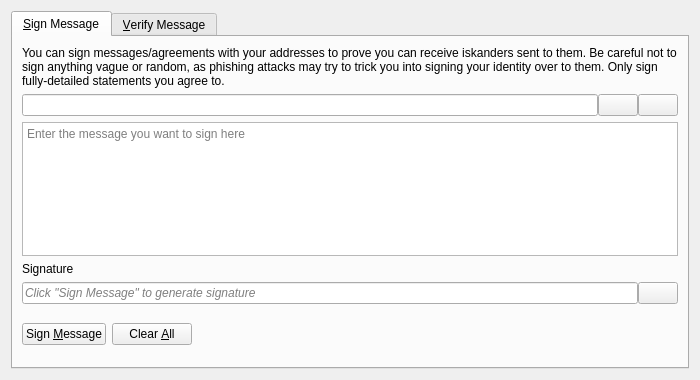
<?xml version="1.0" encoding="UTF-8"?>
<ui version="4.0">
 <class>SignVerifyMessageDialog</class>
 <widget class="QDialog" name="SignVerifyMessageDialog">
  <property name="geometry">
   <rect>
    <x>0</x>
    <y>0</y>
    <width>700</width>
    <height>380</height>
   </rect>
  </property>
  <property name="windowTitle">
   <string>Signatures - Sign / Verify a Message</string>
  </property>
  <property name="modal">
   <bool>true</bool>
  </property>
  <layout class="QVBoxLayout" name="verticalLayout">
   <item>
    <widget class="QTabWidget" name="tabWidget">
     <property name="currentIndex">
      <number>0</number>
     </property>
     <widget class="QWidget" name="tabSignMessage">
      <attribute name="title">
       <string>&amp;Sign Message</string>
      </attribute>
      <layout class="QVBoxLayout" name="verticalLayout_SM">
       <item>
        <widget class="QLabel" name="infoLabel_SM">
         <property name="text">
          <string>You can sign messages/agreements with your addresses to prove you can receive iskanders sent to them. Be careful not to sign anything vague or random, as phishing attacks may try to trick you into signing your identity over to them. Only sign fully-detailed statements you agree to.</string>
         </property>
         <property name="textFormat">
          <enum>Qt::PlainText</enum>
         </property>
         <property name="wordWrap">
          <bool>true</bool>
         </property>
        </widget>
       </item>
       <item>
        <layout class="QHBoxLayout" name="horizontalLayout_1_SM">
         <property name="spacing">
          <number>0</number>
         </property>
         <item>
          <widget class="QValidatedLineEdit" name="addressIn_SM">
           <property name="toolTip">
            <string>The Iskander address to sign the message with</string>
           </property>
          </widget>
         </item>
         <item>
          <widget class="QPushButton" name="addressBookButton_SM">
           <property name="toolTip">
            <string>Choose previously used address</string>
           </property>
           <property name="text">
            <string/>
           </property>
           <property name="icon">
            <iconset resource="../bitcoin.qrc">
             <normaloff>:/icons/address-book</normaloff>:/icons/address-book</iconset>
           </property>
           <property name="shortcut">
            <string>Alt+A</string>
           </property>
           <property name="autoDefault">
            <bool>false</bool>
           </property>
          </widget>
         </item>
         <item>
          <widget class="QPushButton" name="pasteButton_SM">
           <property name="toolTip">
            <string>Paste address from clipboard</string>
           </property>
           <property name="text">
            <string/>
           </property>
           <property name="icon">
            <iconset resource="../bitcoin.qrc">
             <normaloff>:/icons/editpaste</normaloff>:/icons/editpaste</iconset>
           </property>
           <property name="shortcut">
            <string>Alt+P</string>
           </property>
           <property name="autoDefault">
            <bool>false</bool>
           </property>
          </widget>
         </item>
        </layout>
       </item>
       <item>
        <widget class="QPlainTextEdit" name="messageIn_SM">
         <property name="toolTip">
          <string>Enter the message you want to sign here</string>
         </property>
         <property name="placeholderText">
          <string>Enter the message you want to sign here</string>
         </property>
        </widget>
       </item>
       <item>
        <widget class="QLabel" name="signatureLabel_SM">
         <property name="text">
          <string>Signature</string>
         </property>
         <property name="textFormat">
          <enum>Qt::PlainText</enum>
         </property>
        </widget>
       </item>
       <item>
        <layout class="QHBoxLayout" name="horizontalLayout_2_SM">
         <property name="spacing">
          <number>0</number>
         </property>
         <item>
          <widget class="QLineEdit" name="signatureOut_SM">
           <property name="placeholderText">
            <string>Click "Sign Message" to generate signature</string>
           </property>
           <property name="font">
            <font>
             <italic>true</italic>
            </font>
           </property>
           <property name="readOnly">
            <bool>true</bool>
           </property>
          </widget>
         </item>
         <item>
          <widget class="QPushButton" name="copySignatureButton_SM">
           <property name="toolTip">
            <string>Copy the current signature to the system clipboard</string>
           </property>
           <property name="text">
            <string/>
           </property>
           <property name="icon">
            <iconset resource="../bitcoin.qrc">
             <normaloff>:/icons/editcopy</normaloff>:/icons/editcopy</iconset>
           </property>
           <property name="autoDefault">
            <bool>false</bool>
           </property>
          </widget>
         </item>
        </layout>
       </item>
       <item>
        <layout class="QHBoxLayout" name="horizontalLayout_3_SM">
         <item>
          <widget class="QPushButton" name="signMessageButton_SM">
           <property name="toolTip">
            <string>Sign the message to prove you own this Iskander address</string>
           </property>
           <property name="text">
            <string>Sign &amp;Message</string>
           </property>
           <property name="icon">
            <iconset resource="../bitcoin.qrc">
             <normaloff>:/icons/edit</normaloff>:/icons/edit</iconset>
           </property>
           <property name="autoDefault">
            <bool>false</bool>
           </property>
          </widget>
         </item>
         <item>
          <widget class="QPushButton" name="clearButton_SM">
           <property name="toolTip">
            <string>Reset all sign message fields</string>
           </property>
           <property name="text">
            <string>Clear &amp;All</string>
           </property>
           <property name="icon">
            <iconset resource="../bitcoin.qrc">
             <normaloff>:/icons/remove</normaloff>:/icons/remove</iconset>
           </property>
           <property name="autoDefault">
            <bool>false</bool>
           </property>
          </widget>
         </item>
         <item>
          <spacer name="horizontalSpacer_1_SM">
           <property name="orientation">
            <enum>Qt::Horizontal</enum>
           </property>
           <property name="sizeHint" stdset="0">
            <size>
             <width>40</width>
             <height>48</height>
            </size>
           </property>
          </spacer>
         </item>
         <item>
          <widget class="QLabel" name="statusLabel_SM">
           <property name="font">
            <font>
             <weight>75</weight>
             <bold>true</bold>
            </font>
           </property>
           <property name="text">
            <string/>
           </property>
           <property name="wordWrap">
            <bool>true</bool>
           </property>
          </widget>
         </item>
         <item>
          <spacer name="horizontalSpacer_2_SM">
           <property name="orientation">
            <enum>Qt::Horizontal</enum>
           </property>
           <property name="sizeHint" stdset="0">
            <size>
             <width>40</width>
             <height>48</height>
            </size>
           </property>
          </spacer>
         </item>
        </layout>
       </item>
      </layout>
     </widget>
     <widget class="QWidget" name="tabVerifyMessage">
      <attribute name="title">
       <string>&amp;Verify Message</string>
      </attribute>
      <layout class="QVBoxLayout" name="verticalLayout_VM">
       <item>
        <widget class="QLabel" name="infoLabel_VM">
         <property name="text">
          <string>Enter the receiver's address, message (ensure you copy line breaks, spaces, tabs, etc. exactly) and signature below to verify the message. Be careful not to read more into the signature than what is in the signed message itself, to avoid being tricked by a man-in-the-middle attack. Note that this only proves the signing party receives with the address, it cannot prove sendership of any transaction!</string>
         </property>
         <property name="textFormat">
          <enum>Qt::PlainText</enum>
         </property>
         <property name="alignment">
          <set>Qt::AlignLeading|Qt::AlignLeft|Qt::AlignTop</set>
         </property>
         <property name="wordWrap">
          <bool>true</bool>
         </property>
        </widget>
       </item>
       <item>
        <layout class="QHBoxLayout" name="horizontalLayout_1_VM">
         <property name="spacing">
          <number>0</number>
         </property>
         <item>
          <widget class="QValidatedLineEdit" name="addressIn_VM">
           <property name="toolTip">
            <string>The Iskander address the message was signed with</string>
           </property>
          </widget>
         </item>
         <item>
          <widget class="QPushButton" name="addressBookButton_VM">
           <property name="toolTip">
            <string>Choose previously used address</string>
           </property>
           <property name="text">
            <string/>
           </property>
           <property name="icon">
            <iconset resource="../bitcoin.qrc">
             <normaloff>:/icons/address-book</normaloff>:/icons/address-book</iconset>
           </property>
           <property name="shortcut">
            <string>Alt+A</string>
           </property>
           <property name="autoDefault">
            <bool>false</bool>
           </property>
          </widget>
         </item>
        </layout>
       </item>
       <item>
        <widget class="QPlainTextEdit" name="messageIn_VM">
          <property name="toolTip">
            <string>The signed message to verify</string>
          </property>
          <property name="placeholderText">
            <string>The signed message to verify</string>
          </property>
        </widget>
       </item>
       <item>
        <widget class="QValidatedLineEdit" name="signatureIn_VM">
          <property name="toolTip">
            <string>The signature given when the message was signed</string>
          </property>
          <property name="placeholderText">
            <string>The signature given when the message was signed</string>
          </property>
        </widget>
       </item>
       <item>
        <layout class="QHBoxLayout" name="horizontalLayout_2_VM">
         <item>
          <widget class="QPushButton" name="verifyMessageButton_VM">
           <property name="toolTip">
            <string>Verify the message to ensure it was signed with the specified Iskander address</string>
           </property>
           <property name="text">
            <string>Verify &amp;Message</string>
           </property>
           <property name="icon">
            <iconset resource="../bitcoin.qrc">
             <normaloff>:/icons/transaction_0</normaloff>:/icons/transaction_0</iconset>
           </property>
           <property name="autoDefault">
            <bool>false</bool>
           </property>
          </widget>
         </item>
         <item>
          <widget class="QPushButton" name="clearButton_VM">
           <property name="toolTip">
            <string>Reset all verify message fields</string>
           </property>
           <property name="text">
            <string>Clear &amp;All</string>
           </property>
           <property name="icon">
            <iconset resource="../bitcoin.qrc">
             <normaloff>:/icons/remove</normaloff>:/icons/remove</iconset>
           </property>
           <property name="autoDefault">
            <bool>false</bool>
           </property>
          </widget>
         </item>
         <item>
          <spacer name="horizontalSpacer_1_VM">
           <property name="orientation">
            <enum>Qt::Horizontal</enum>
           </property>
           <property name="sizeHint" stdset="0">
            <size>
             <width>40</width>
             <height>48</height>
            </size>
           </property>
          </spacer>
         </item>
         <item>
          <widget class="QLabel" name="statusLabel_VM">
           <property name="font">
            <font>
             <weight>75</weight>
             <bold>true</bold>
            </font>
           </property>
           <property name="text">
            <string/>
           </property>
           <property name="wordWrap">
            <bool>true</bool>
           </property>
          </widget>
         </item>
         <item>
          <spacer name="horizontalSpacer_2_VM">
           <property name="orientation">
            <enum>Qt::Horizontal</enum>
           </property>
           <property name="sizeHint" stdset="0">
            <size>
             <width>40</width>
             <height>48</height>
            </size>
           </property>
          </spacer>
         </item>
        </layout>
       </item>
      </layout>
     </widget>
    </widget>
   </item>
  </layout>
 </widget>
 <customwidgets>
  <customwidget>
   <class>QValidatedLineEdit</class>
   <extends>QLineEdit</extends>
   <header>qt/qvalidatedlineedit.h</header>
  </customwidget>
 </customwidgets>
 <resources>
  <include location="../bitcoin.qrc"/>
 </resources>
 <connections/>
</ui>
